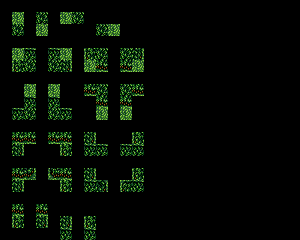

A 2D game scene composited from a Tiled map and its tileset images. What follows is a short description and the map's XML, with each tile layer's data collapsed to a summary:
An orthogonal 25x20 tile map with 12x12 px tiles, 6 tile layers (regions_input, regions_output, input_BG, input_BG, ...), 1 hidden layer not drawn.

<map version="1.2" tiledversion="1.2.1" orientation="orthogonal" renderorder="right-down" width="25" height="20" tilewidth="12" tileheight="12" infinite="0" nextlayerid="15" nextobjectid="1">
 <tileset firstgid="1" name="overworld(day)-Master" tilewidth="12" tileheight="12" tilecount="1296" columns="36">
  <image source="../../image/overworld(day)-Master.png" width="432" height="432" />
 </tileset>
 <layer id="8" name="regions_input" width="25" height="20">
  <data>[500 cells, 68 non-empty, 1 distinct tile ids]</data>
 </layer>
 <layer id="9" name="regions_output" width="25" height="20">
  <data>[500 cells, 28 non-empty, 1 distinct tile ids]</data>
 </layer>
 <layer id="10" name="input_BG" width="25" height="20">
  <data>[500 cells, 72 non-empty, 10 distinct tile ids]</data>
 </layer>
 <layer id="11" name="input_BG" width="25" height="20">
  <data>[500 cells, 64 non-empty, 10 distinct tile ids]</data>
 </layer>
 <layer id="12" name="input_BG" width="25" height="20">
  <data>[500 cells, 40 non-empty, 6 distinct tile ids]</data>
 </layer>
 <layer id="13" name="input_BG" width="25" height="20">
  <data>[500 cells, 64 non-empty, 10 distinct tile ids]</data>
 </layer>
 <layer id="14" name="output_BG" width="25" height="20" visible="0">
  <data>[500 cells, 28 non-empty, 9 distinct tile ids]</data>
 </layer>
</map>
